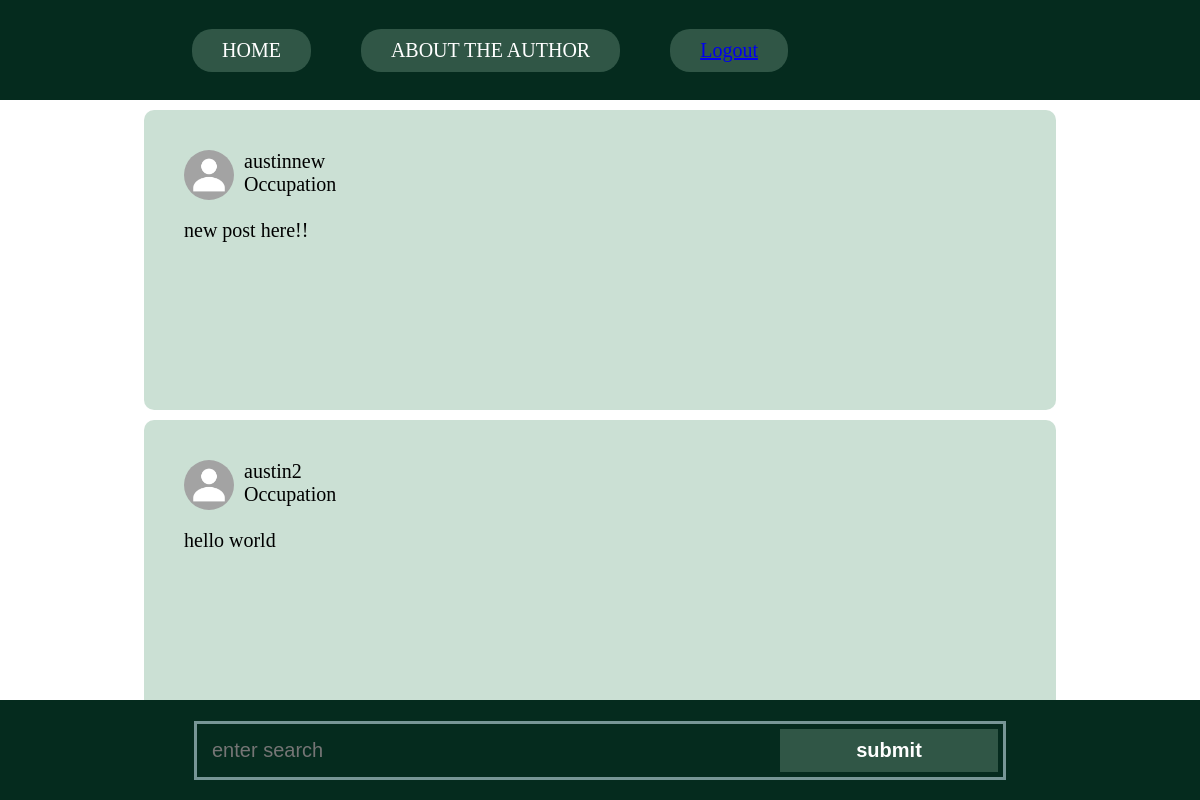
Page /home on the earlier database version.
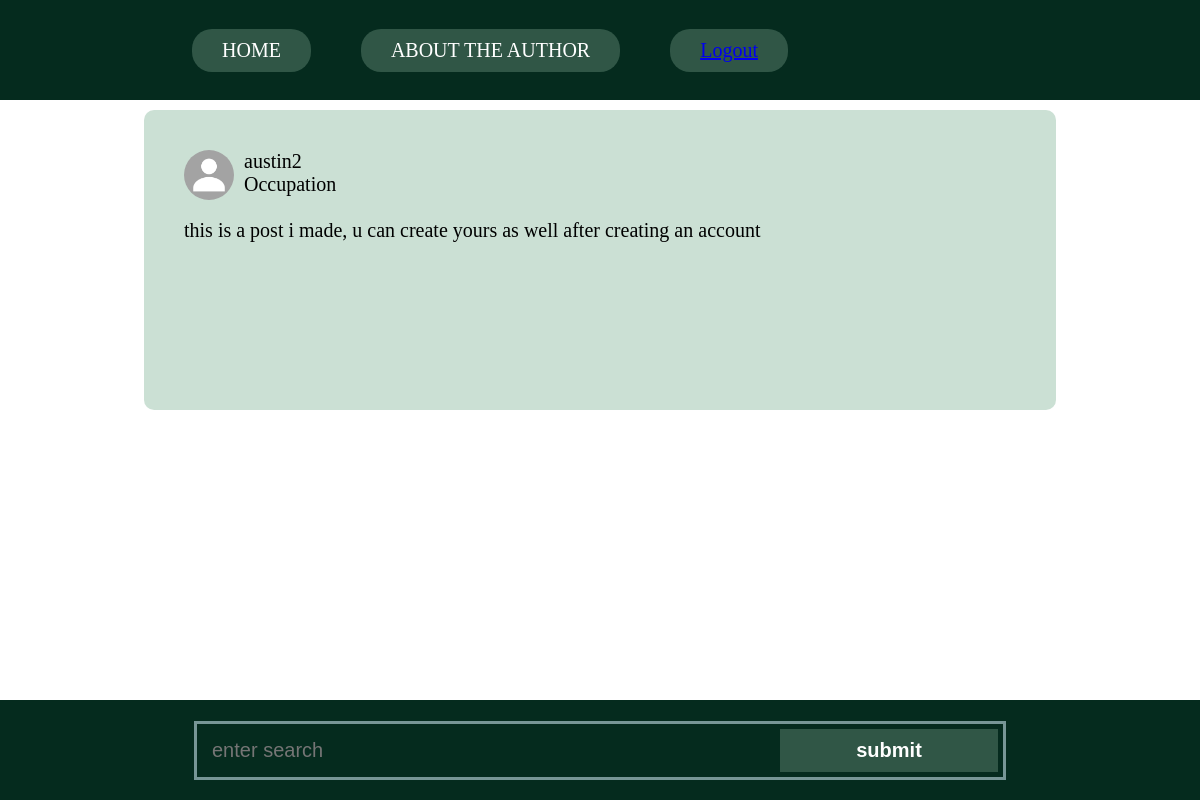
Same page on the later database version.
### models/databaseModel.py (models this page shows, shortened)
class Posts(db.Model):
    id = db.Column(db.Integer, primary_key=True)
    post_field = db.Column(db.Text, nullable=False)
    user_id = db.Column(db.Integer, db.ForeignKey('users.id'), nullable=False)
    comment = db.relationship('Comments', backref='post', lazy=True)

class Users(db.Model, UserMixin):
    id = db.Column(db.Integer, primary_key=True)
    user_name = db.Column(db.String(10), nullable=False)
    email = db.Column(db.String(20), nullable=False, unique=True)
    password = db.Column(db.String(20), nullable=False)
    posts = db.relationship('Posts', backref='users', lazy=True)
    comments = db.relationship('Comments', backref='users', lazy=True)

### app.py (the view)
@app.route('/home', strict_slashes=False)
def home():
    title = 'home page'
    user = Users.query.all()
    post = Posts.query.order_by(Posts.id.desc()).all()
    return render_template('home.html', title=title, post=post, user=user)

### templates/home.html (shortened to what this page needs)
<!DOCTYPE html>
<html lang="en">
<head>
  <link rel="stylesheet" href="{{ url_for('static', filename='/styles/project_home_page.css') }}">
</head>
<body>
  <header>
    <nav>
      <ul>
        <li class="home">
          <a class="home-link" href="{{ url_for('index') }}">HOME</a>
        </li>
        <li class="about-me"><a class="about-me-button" href="{{ url_for('about_me') }}">ABOUT THE AUTHOR</a></li>
        <li><a href="{{ url_for('logout') }}">Logout</a></li>
      </ul>
    </nav>
  </header>
  <main>
    <ul>
      <li>
        {% for p in post %}
        <div class="main-container">
          <div class="post-1">
            <div class="profile">
              <div class="profile-pic"></div>
              <div class="info">
                 {{ p.users.user_name }}<br /><small>Occupation</small> <br />
                <br />
              </div>
            </div>
            <p>
              {{ p.post_field }}
            </p>
          </div>
        </div>
        {% endfor %}
      </li>
    </ul>
  </main>
  <a href= "{{ url_for('create_post') }}"><button class="create-post">Create post</button></a>
  <footer>
    <div class="search-bar-div">
      <input type="text" placeholder="enter search" />
      <input type="submit" value="submit" />
    </div>
  </footer>
</body>
</html>

### static/styles/project_home_page.css (style rules this page uses)
* { padding: 0; margin: 0; box-sizing: border-box; font-size: 20px; }
.home-link { color: white; }
a .create-post { background-color: rgb(23, 121, 96); border: none; padding: 20px; color: white; border-radius: 20px; box-shadow: black 2px 2px 8px; position: fixed; top:750px; left: 70px; cursor: pointer; transition: 0.9s; }
body { min-height: 100vh; }
header { width: 100%; background-color:rgb(5, 43, 30); height: 100px; display: flex; align-items: center; padding-left: 40px; border: none; }
header nav ul { color: white; margin-right: 20px; display: flex; flex-direction: row; margin-left: 152px; }
header nav ul li { margin-right: 50px; list-style: none; border-radius: 20px; background-color:rgba(191, 231, 208, 0.226); }
input[type] { padding: 10px; }
input[type="text"] { color: white; width: 80%; border: none; background: none; outline: none; }
input[type="submit"] { width: 30%; color: white; background-color: rgba(191, 231, 208, 0.226); border: none; font-weight: bolder; }
li { padding: 10px 30px ; }
.home a { text-decoration: none; border: none; }
footer { width: 100%; height: 100px; padding: 20px; position: fixed; bottom: 0; background-color: rgb(5, 43, 30); display: flex; align-items: center; }
.search-bar-div { border: solid rgb(119, 150, 150); padding: 5px; width: 70%; margin: auto; display: flex; justify-content: center; align-items: center; }
.main-container { width: 100%; border: none; display: flex; flex-direction: column; justify-content: center; align-items: center; }
.post-1 { padding: 40px; height: 300px; background-color: rgba(29, 119, 66, 0.226); border-radius: 10px; width: 80%; margin-bottom: 10px; }
.profile-pic { width: 50px; height: 50px; border-radius: 50px; margin-right: 10px; background: url(/static/images/unknown_user_icon.jpg) no-repeat; background-size: contain; }
.profile { display: flex; }
.about-me-button { text-decoration: none; color: white; }

Differences in the rows shown:
removed Posts: users.user_name "austinnew", post_field "new post here!!"
changed Posts "austin2": post_field "hello world" → "this is a post i made, u can create yours as well after creating an account"
